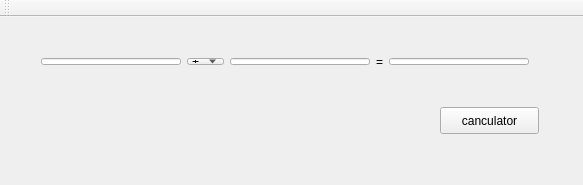
<?xml version="1.0" encoding="UTF-8"?>
<ui version="4.0">
 <class>MainWindow</class>
 <widget class="QMainWindow" name="MainWindow">
  <property name="geometry">
   <rect>
    <x>0</x>
    <y>0</y>
    <width>583</width>
    <height>185</height>
   </rect>
  </property>
  <property name="windowTitle">
   <string>MainWindow</string>
  </property>
  <widget class="QWidget" name="centralWidget">
   <widget class="QPushButton" name="calButton">
    <property name="geometry">
     <rect>
      <x>440</x>
      <y>90</y>
      <width>99</width>
      <height>27</height>
     </rect>
    </property>
    <property name="text">
     <string>canculator</string>
    </property>
   </widget>
   <widget class="QWidget" name="">
    <property name="geometry">
     <rect>
      <x>30</x>
      <y>30</y>
      <width>510</width>
      <height>29</height>
     </rect>
    </property>
    <layout class="QHBoxLayout" name="horizontalLayout">
     <item>
      <widget class="QLineEdit" name="infolineEdit_1"/>
     </item>
     <item>
      <widget class="QComboBox" name="calcomboBox">
       <item>
        <property name="text">
         <string>+</string>
        </property>
       </item>
       <item>
        <property name="text">
         <string>-</string>
        </property>
       </item>
       <item>
        <property name="text">
         <string>*</string>
        </property>
       </item>
       <item>
        <property name="text">
         <string>/</string>
        </property>
       </item>
      </widget>
     </item>
     <item>
      <widget class="QLineEdit" name="infolineEdit_2"/>
     </item>
     <item>
      <widget class="QLabel" name="equallabel">
       <property name="text">
        <string>=</string>
       </property>
      </widget>
     </item>
     <item>
      <widget class="QLineEdit" name="resultlineEdit_3"/>
     </item>
    </layout>
   </widget>
  </widget>
  <widget class="QMenuBar" name="menuBar">
   <property name="geometry">
    <rect>
     <x>0</x>
     <y>0</y>
     <width>583</width>
     <height>25</height>
    </rect>
   </property>
  </widget>
  <widget class="QToolBar" name="mainToolBar">
   <attribute name="toolBarArea">
    <enum>TopToolBarArea</enum>
   </attribute>
   <attribute name="toolBarBreak">
    <bool>false</bool>
   </attribute>
  </widget>
 </widget>
 <layoutdefault spacing="6" margin="11"/>
 <resources/>
 <connections/>
</ui>
